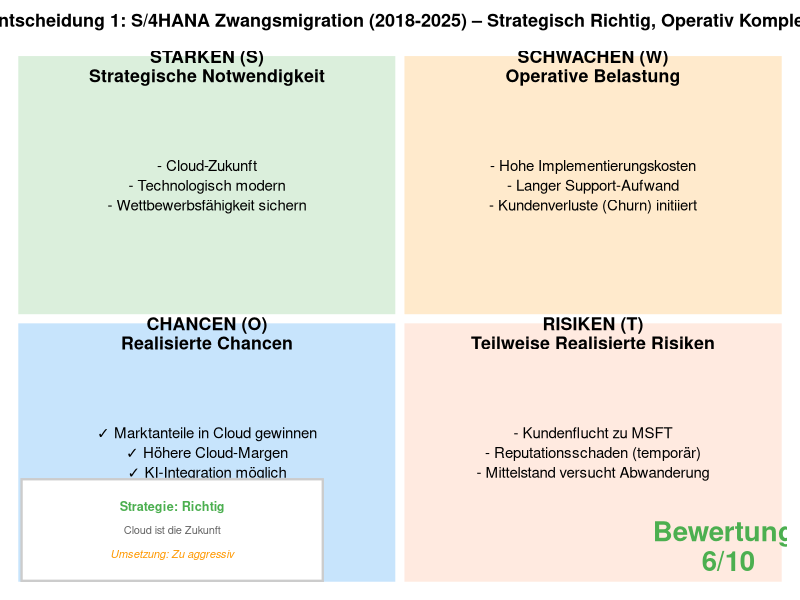
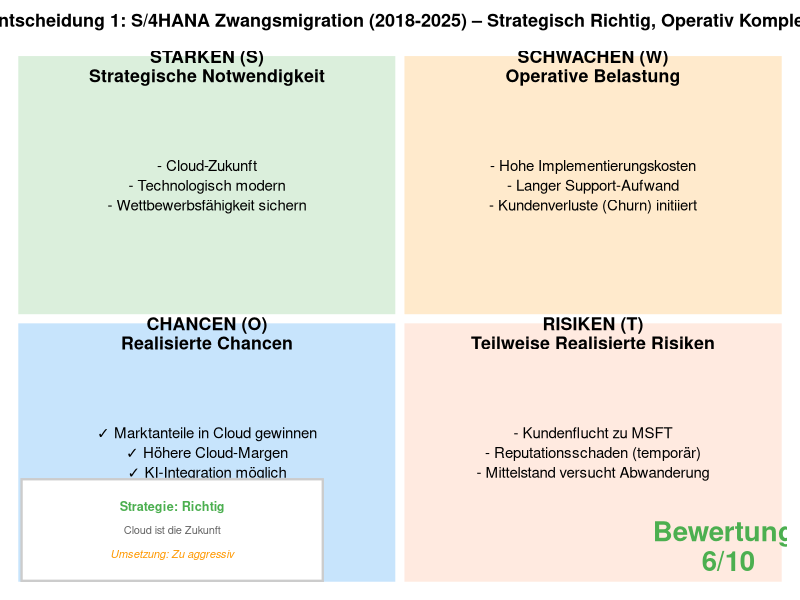

Recreate these plots in R, in order.
# SWOT-Matrix-Grafik: S/4HANA Zwangsmigration - Strategisch Richtig, Operativ Komplex
# Ziel: Visualisierung einer schwierigen, aber notwendigen Entscheidung
# Laden der benötigten Bibliothek
library(ggplot2)

# Datenbasis erstellen (Fokus: Notwendige, aber schwierige Transformation)
swot_data <- data.frame(
  Typ = c(
    "STÄRKEN (S)\nStrategische Notwendigkeit",
    "SCHWÄCHEN (W)\nOperative Belastung",
    "CHANCEN (O)\nRealisierte Chancen",
    "RISIKEN (T)\nTeilweise Realisierte Risiken"
  ),
  Inhalt = c(
    "- Cloud-Zukunft\n- Technologisch modern\n- Wettbewerbsfähigkeit sichern",
    "- Hohe Implementierungskosten\n- Langer Support-Aufwand\n- Kundenverluste (Churn) initiiert",
    "✓ Marktanteile in Cloud gewinnen\n✓ Höhere Cloud-Margen\n✓ KI-Integration möglich",
    "- Kundenflucht zu MSFT\n- Reputationsschaden (temporär)\n- Mittelstand versucht Abwanderung"
  ),
  Farbe = c("#4CAF50", "#FF9800", "#2196F3", "#FF9966"),  # Threats: zartes Orange statt intensiv rot
  Alpha = c(0.2, 0.2, 0.25, 0.2),  # Opportunities etwas kräftiger (realisiert), Threats nicht zu stark
  X = c(1, 2, 1, 2),
  Y = c(2, 2, 1, 1),
  stringsAsFactors = FALSE
)

# Grafik erstellen
p <- ggplot(swot_data, aes(x = X, y = Y)) +
  # Kacheln mit Farben und individuellen Alpha-Werten
  geom_tile(aes(fill = Farbe, alpha = Alpha), color = "white", linewidth = 3) +

  # Farben und Alpha manuell setzen
  scale_fill_identity() +
  scale_alpha_identity() +

  # Titel des Quadranten (fett, oben, zweizeilig)
  geom_text(
    aes(label = Typ),
    fontface = "bold",
    size = 4.5,
    vjust = -3.2,
    hjust = 0.5,
    lineheight = 0.9
  ) +

  # Inhalt (Bullet Points, zentriert)
  geom_text(
    aes(label = Inhalt),
    size = 3.8,
    vjust = 0.5,
    hjust = 0.5,
    lineheight = 1.1
  ) +

  # Text-Box links mit Bewertung
  annotate(
    "rect",
    xmin = 0.52, xmax = 1.3, ymin = 0.52, ymax = 0.9,
    fill = "white",
    color = "#CCCCCC",
    linewidth = 0.8
  ) +
  annotate(
    "text",
    x = 0.91,
    y = 0.80,
    label = "Strategie: Richtig",
    fontface = "bold",
    size = 3.2,
    color = "#4CAF50",
    hjust = 0.5,
    family = "sans"
  ) +
  annotate(
    "text",
    x = 0.91,
    y = 0.71,
    label = "Cloud ist die Zukunft",
    size = 2.8,
    color = "#666666",
    hjust = 0.5,
    family = "sans"
  ) +
  annotate(
    "text",
    x = 0.91,
    y = 0.62,
    label = "Umsetzung: Zu aggressiv",
    fontface = "italic",
    size = 2.8,
    color = "#FF9800",
    hjust = 0.5,
    family = "sans"
  ) +

  # Bewertung (groß, unten rechts)
  annotate(
    "text",
    x = 2.35,
    y = 0.65,
    label = "Bewertung:\n6/10",
    fontface = "bold",
    size = 7,
    color = "#4CAF50",
    lineheight = 0.9,
    family = "sans"
  ) +

  # Achsen-Konfiguration (2x2 Matrix)
  scale_x_continuous(limits = c(0.5, 2.5), expand = c(0, 0)) +
  scale_y_continuous(limits = c(0.5, 2.5), expand = c(0, 0)) +

  # Titel hinzufügen
  labs(
    title = "Entscheidung 1: S/4HANA Zwangsmigration (2018-2025) – Strategisch Richtig, Operativ Komplex"
  ) +

  # Komplett leeres Theme (PowerPoint-optimiert)
  theme_void(base_family = "sans") +

  # Theme-Anpassungen
  theme(
    text = element_text(family = "sans"),
    plot.title = element_text(
      hjust = 0.5,
      size = 13,
      face = "bold",
      margin = margin(b = 15),
      family = "sans"
    ),
    plot.margin = margin(10, 10, 10, 10, "pt"),
    plot.background = element_rect(fill = "white", color = NA),
    panel.background = element_rect(fill = "white", color = NA)
  )

# Grafik anzeigen
print(p)

# Grafik speichern (PowerPoint-optimiert)
# Sicherstellen, dass die Datei im gleichen Verzeichnis wie der Code gespeichert wird
script_dir <- getwd()
if (interactive()) {
  # In RStudio: Verwende das Verzeichnis des aktiven Dokuments
  if (requireNamespace("rstudioapi", quietly = TRUE)) {
    script_dir <- dirname(rstudioapi::getActiveDocumentContext()$path)
  }
}
ggsave(
  file.path(script_dir, "../../output/swot/swot_s4hana_star.png"),
  plot = p,
  width = 10,
  height = 8,
  dpi = 300,
  bg = "white"
)
